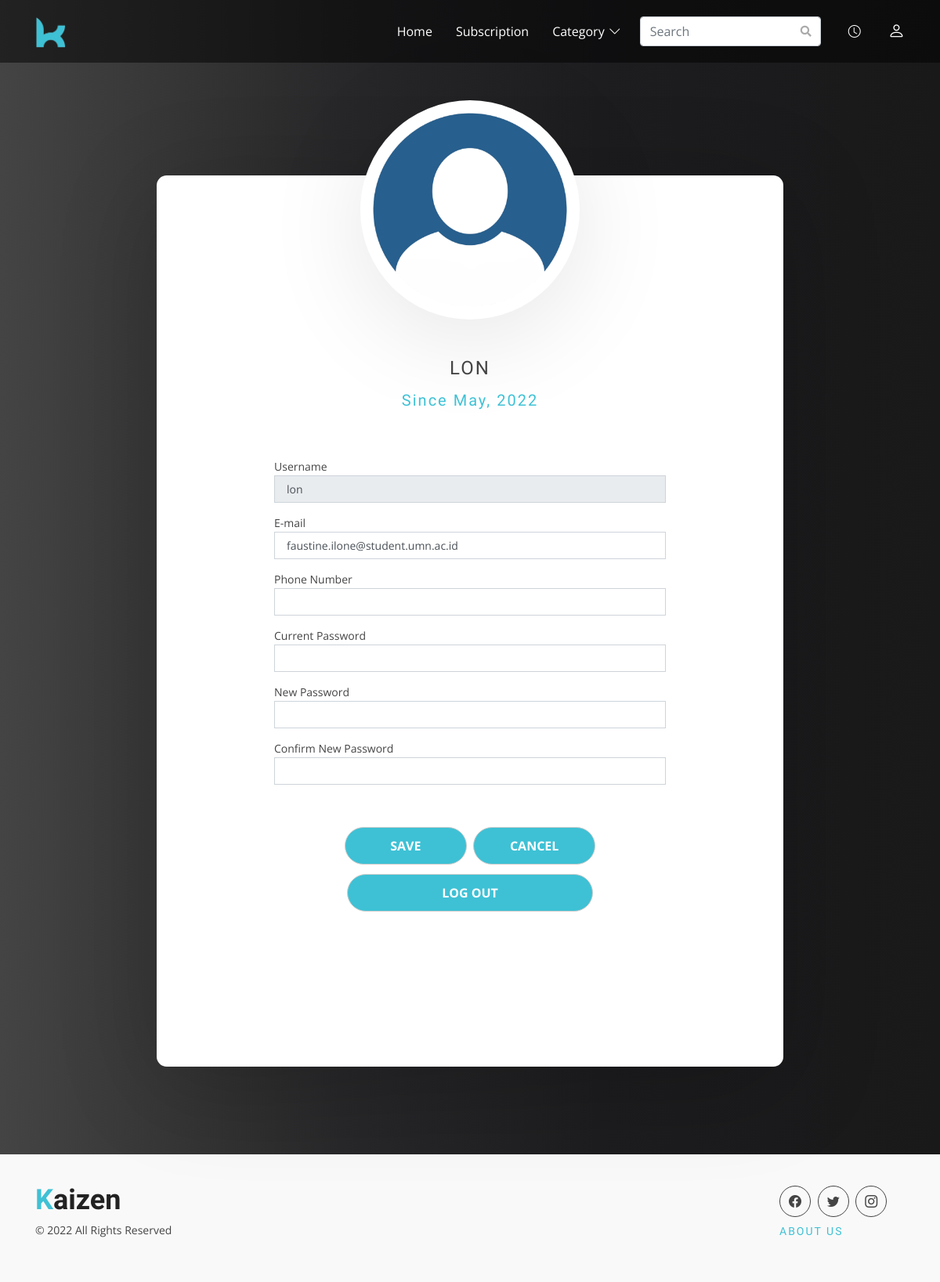
Page /profile.php (signed in) on the earlier database version.
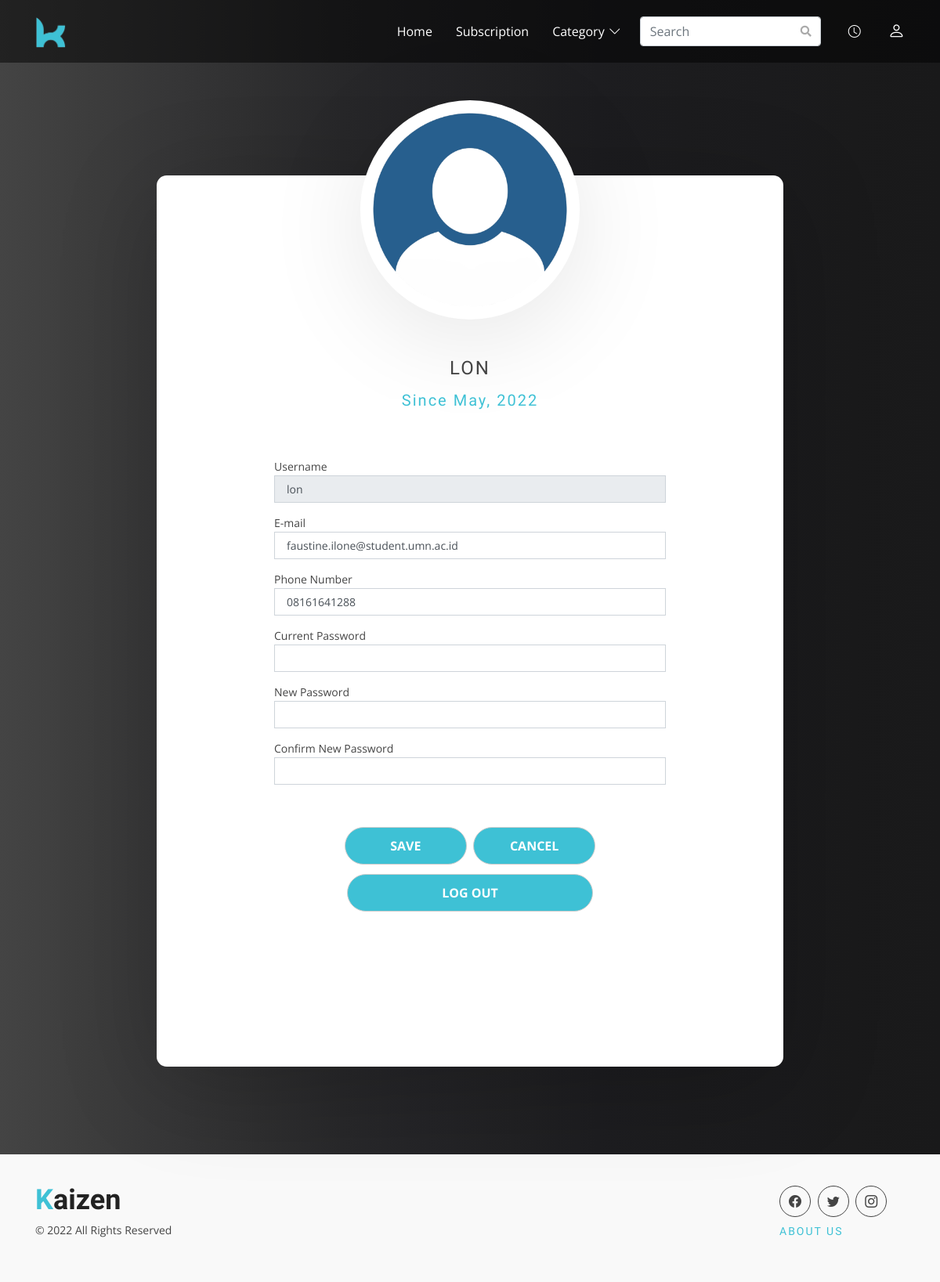
Same page on the later database version.
### tables this page shows
CREATE TABLE `user` (
  `user_id` int(11) NOT NULL,
  `username` varchar(50) NOT NULL,
  `email` varchar(50) NOT NULL,
  `password` varchar(255) NOT NULL,
  `phone_no` varchar(255) DEFAULT NULL,
  `date_joined` datetime NOT NULL DEFAULT CURRENT_TIMESTAMP
);

### profile.php (the view, shortened to what this page needs)
<!DOCTYPE html>
<html lang="en">
<head>
  <?php
    include('core/loader.php');
    if(!isset($_SESSION['loggedIn'])){
      header('Location: login.php');
    } else {
      $pdo = dbConnection();
      $user_query = "SELECT * FROM user WHERE username = ?";
      $user_process = $pdo -> prepare($user_query);
      $user_process -> execute([$_SESSION['username']]);
      $data_user = $user_process -> fetch();
    }
  ?>
</head>
<body>
  <?php
    include('core/header.php');
  ?>
  <div class="profile-container">
        <div class="profile-settings">
            <div class="profile-picture">
                <img src="assets/img/user.png">
            </div>
            <div class="profile-form">
                <div class="profile-username">
                    <h4><?= $data_user['username']; ?></h4>
                </div>
                <div class="profile-date">
                  <?php
                    $formatted_date_joined = new DateTime($data_user['date_joined']);
                  ?>
                    <h5 style="color: #3ec1d5;"><?= "Since " . $formatted_date_joined -> format('F, Y'); ?></h5>
                </div>
                <form action="profile_proses.php" method="post" class="php-email-form">
                    <p>
                        Username
                        <br /><input type="text" name="username" class="form-control" <?php if(!empty($data_user)) echo "value='" . $data_user['username'] . "'"; ?> disabled>
                    </p>
                    <p>
                        E-mail
                        <br /><input type="email" name="email" class="form-control" <?php if(!empty($data_user)) echo "value='" . $data_user['email'] . "'"; ?> required>
                    </p>
                    <p>
                        Phone Number
                        <br /><input type="tel" name="phone_no" class="form-control" <?php if(!empty($data_user)) echo "value='" . $data_user['phone_no'] . "'"; ?>>
                    </p>
                    <p>
                        Current Password
                        <br /><input type="password" name="cpassword" class="form-control">
                    </p>
                    <p>
                        New Password
                        <br /><input type="password" name="password1" class="form-control">
                    </p>
                    <p>
                        Confirm New Password
                        <br /><input type="password" name="password2" class="form-control">
                    </p>
                    <div class="text-center">
                        <div class="col-12 mt-5">
                            <button class="col-4" type="submit">Save</button>
                            <button class="col-4" type="reset">Cancel</button>
                        </div>
                    </div>
                </form>
                <form action="logout_proses.php" method="post" id="logout" class="php-email-form">
                  <div class="text-center">
                    <div class="col-12">
                      <button class="col-8 button">Log Out</button>
                    </div>
                  </div>
                </form>
            </div>
        </div>
    </div>
  <?php
    include('core/footer.php');
  ?>
</body>
</html>

Differences in the rows shown:
changed user "LON": phone_no (not shown) → "08161641288"
